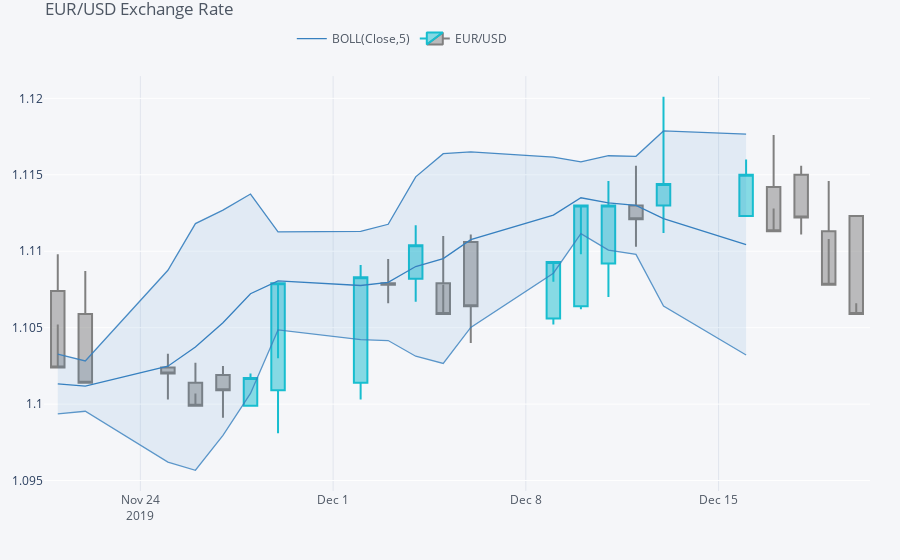

Notebook code cell kept with this figure:
### Markdown cell above
Bollinger band can easily be added by using different methods available for the QuantFig object

### Code cell
qf.add_bollinger_bands(periods=5,  # The number of period for the bollinger band
                      boll_std=2)  # the number of standard deviations to be used for band width

plyo.iplot(qf.iplot(asFigure=True),
          # image='png',
          filename='qc_02')

### Figure 1 — Plotly figure (JSON) as saved in the notebook; plotly's stock layout.template omitted (floating-point values rounded to 4 significant figures)
{"data": [{"legendgroup": "BOLL(Close,5)", "line": {"color": "rgba(55, 128, 191, 1.0)", "dash": "solid", "shape": "linear", "width": 1.3}, "mode": "lines", "name": "BOLL(Close,5)", "showlegend": true, "text": "", "type": "scatter", "x": ["2019-12-20", "2019-12-19", "2019-12-18", "2019-12-17", "2019-12-16", "2019-12-13", "2019-12-12", "2019-12-11", "2019-12-10", "2019-12-09", "2019-12-06", "2019-12-05", "2019-12-04", "2019-12-03", "2019-12-02", "2019-11-29", "2019-11-28", "2019-11-27", "2019-11-26", "2019-11-25", "2019-11-22", "2019-11-21"], "y": ["", "", "", "", 1.11, 1.112, 1.113, 1.113, 1.114, 1.112, 1.111, 1.11, 1.109, 1.108, 1.108, 1.108, 1.107, 1.105, 1.104, 1.102, 1.101, 1.101], "yaxis": "y2"}, {"legendgroup": "BOLL(Close,5)", "line": {"color": "rgba(55, 128, 191, 0.8999999999999999)", "dash": "solid", "shape": "linear", "width": 1.3}, "mode": "lines", "name": "UPPER(Close,5)", "showlegend": false, "text": "", "type": "scatter", "x": ["2019-12-20", "2019-12-19", "2019-12-18", "2019-12-17", "2019-12-16", "2019-12-13", "2019-12-12", "2019-12-11", "2019-12-10", "2019-12-09", "2019-12-06", "2019-12-05", "2019-12-04", "2019-12-03", "2019-12-02", "2019-11-29", "2019-11-28", "2019-11-27", "2019-11-26", "2019-11-25", "2019-11-22", "2019-11-21"], "y": ["", "", "", "", 1.118, 1.118, 1.116, 1.116, 1.116, 1.116, 1.117, 1.116, 1.115, 1.112, 1.111, 1.111, 1.114, 1.113, 1.112, 1.109, 1.103, 1.103], "yaxis": "y2"}, {"fill": "tonexty", "fillcolor": "rgba(55, 128, 191, 0.1)", "legendgroup": "BOLL(Close,5)", "line": {"color": "rgba(55, 128, 191, 0.7999999999999998)", "dash": "solid", "shape": "linear", "width": 1.3}, "mode": "lines", "name": "LOWER(Close,5)", "showlegend": false, "text": "", "type": "scatter", "x": ["2019-12-20", "2019-12-19", "2019-12-18", "2019-12-17", "2019-12-16", "2019-12-13", "2019-12-12", "2019-12-11", "2019-12-10", "2019-12-09", "2019-12-06", "2019-12-05", "2019-12-04", "2019-12-03", "2019-12-02", "2019-11-29", "2019-11-28", "2019-11-27", "2019-11-26", "2019-11-25", "2019-11-22", "2019-11-21"], "y": ["", "", "", "", 1.103, 1.106, 1.11, 1.11, 1.111, 1.109, 1.105, 1.103, 1.103, 1.104, 1.104, 1.105, 1.101, 1.098, 1.096, 1.096, 1.1, 1.099], "yaxis": "y2"}, {"close": [1.106, 1.108, 1.112, 1.111, 1.115, 1.114, 1.112, 1.113, 1.113, 1.109, 1.106, 1.106, 1.11, 1.108, 1.108, 1.108, 1.102, 1.101, 1.1, 1.102, 1.101, 1.102], "decreasing": {"line": {"color": "#808080"}}, "high": [1.112, 1.115, 1.116, 1.118, 1.116, 1.12, 1.116, 1.115, 1.11, 1.108, 1.111, 1.111, 1.112, 1.109, 1.109, 1.103, 1.102, 1.103, 1.103, 1.103, 1.109, 1.11], "increasing": {"line": {"color": "#17BECF"}}, "low": [1.107, 1.111, 1.111, 1.113, 1.112, 1.111, 1.11, 1.107, 1.106, 1.105, 1.104, 1.108, 1.107, 1.107, 1.1, 1.098, 1.1, 1.099, 1.101, 1.1, 1.101, 1.105], "name": "EUR/USD", "open": [1.112, 1.111, 1.115, 1.114, 1.112, 1.113, 1.113, 1.109, 1.106, 1.106, 1.111, 1.108, 1.108, 1.108, 1.101, 1.101, 1.1, 1.102, 1.101, 1.102, 1.106, 1.107], "showlegend": true, "type": "candlestick", "x": ["2019-12-20", "2019-12-19", "2019-12-18", "2019-12-17", "2019-12-16", "2019-12-13", "2019-12-12", "2019-12-11", "2019-12-10", "2019-12-09", "2019-12-06", "2019-12-05", "2019-12-04", "2019-12-03", "2019-12-02", "2019-11-29", "2019-11-28", "2019-11-27", "2019-11-26", "2019-11-25", "2019-11-22", "2019-11-21"], "yaxis": "y2"}], "layout": {"legend": {"bgcolor": "#F5F6F9", "font": {"color": "#4D5663"}, "orientation": "h", "x": 0.3, "y": 0.95, "yanchor": "bottom"}, "margin": {"b": 30, "l": 30, "r": 30, "t": 30}, "paper_bgcolor": "#F5F6F9", "plot_bgcolor": "#F5F6F9", "showlegend": true, "title": {"font": {"color": "#4D5663"}, "text": "EUR/USD Exchange Rate"}, "xaxis": {"anchor": "y2", "gridcolor": "#E1E5ED", "rangeselector": {"bgcolor": "rgba(150, 200, 250, 1)", "buttons": [{"count": 1, "label": "1m", "step": "month", "stepmode": "backward"}, {"count": 1, "label": "1y", "step": "year", "stepmode": "backward"}], "font": {"size": 13}, "visible": false, "x": 0, "y": 0.9}, "rangeslider": {"visible": false}, "showgrid": true, "tickfont": {"color": "#4D5663"}, "title": {"font": {"color": "#4D5663"}, "text": ""}, "zerolinecolor": "#E1E5ED"}, "yaxis": {"gridcolor": "#E1E5ED", "showgrid": true, "showticklabels": false, "tickfont": {"color": "#4D5663"}, "title": {"font": {"color": "#4D5663"}, "text": ""}, "zerolinecolor": "#E1E5ED"}, "yaxis2": {"domain": [0, 0.9]}}}
